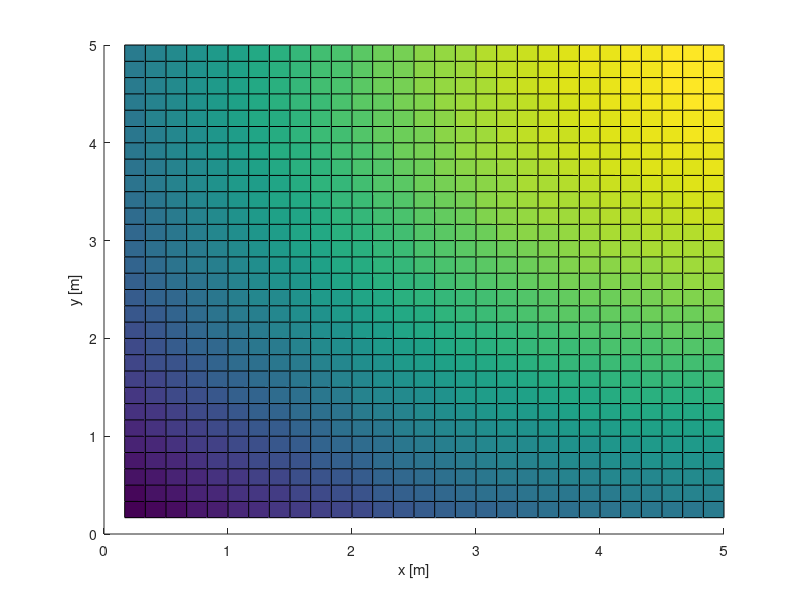

MATLAB code for this plot:
clear 
close all 

row = 4;
col = 4;
nr_node = row*col;
diff = 2.75;

% observation
X_o = [];
idx = 1;
for i = 0:row-1
    for j = 0:col-1
        X_o(idx, 1) = diff*j + 1;
        X_o(idx, 2) = (diff*(col - 1) + 1) - diff*(i);
        idx = idx + 1;
    end
end
X_o = X_o';

% Get distacne for P
target = [5 5]';
P0 = 150;
np = 4;
d0 = 0.5;
P = @(d) P0 - 10 * np * log(d / d0) + 5 * randn(1,1);
distance = @(x1, x2) sqrt((x1(1,1) - x2(1,1))^2 + (x1(2,1) - x2(2,1))^2);

for i = 1:length(X_o)
    Y_o(:, i) = P(distance(X_o(:, i), target));
end
Y_o = Y_o'; % make it column matrix

% prediction_x
grid_size = 30;
[x1 x2] = meshgrid(1:grid_size, 1:grid_size);
prediction_x = [x1(:)'; x2(:)']./6;

% variables
sigma_n = 0.5;
sigma_f = 1.1251;
l = 6.5; 

% kernel function 
error_function = @(x1, x2) sigma_n^2 * (sum(x1 == x2) == length(x1));
kernel_function = @(x1, x2) sigma_f^2 * exp((x1-x2)' * (x1-x2) / (-2 * l^2));
kernel = @(x1, x2) kernel_function(x1, x2) + error_function(x1, x2);

% Kd
Kd = zeros(size(X_o, 2), size(X_o, 2)); 
for i = 1:size(X_o,2)
    for j = i:size(X_o,2)
        Kd(i, j) = kernel(X_o(:, i), X_o(:, j));
    end
end
Kd = Kd + triu(Kd, 1)';

% Kp
Kp = zeros(size(prediction_x, 2), size(prediction_x, 2));
for i = 1:size(prediction_x, 2)
    for j = i:size(prediction_x, 2)
        Kp(i, j) = kernel_function(prediction_x(:, i), prediction_x(:, j));
    end
end
Kp = Kp + triu(Kp, 1)';

% Kpd
Kpd = zeros(size(prediction_x, 2), size(X_o, 2));
for i = 1:size(prediction_x, 2)
    for j = 1:size(X_o, 2)
        Kpd(i, j) = kernel_function(prediction_x(:, i), X_o(:, j));
    end
end
    

% mean & covariance
mu = Kpd / Kd * Y_o; % mean ~ 0 
% u = (Kpd / Kd * Y_o);
cov = 1.96 * sqrt(diag(Kp - Kpd/Kd * Kpd')); 
mu_grid = reshape(mu, grid_size, grid_size); 
    


figure()
hold on;
prediction_x_grid = reshape(prediction_x(1,:),grid_size,grid_size);
prediction_y_grid = reshape(prediction_x(2,:),grid_size,grid_size);
surf(prediction_x_grid, prediction_y_grid, mu_grid);
xlabel('x [m]'); ylabel('y [m]'); zlabel('RSSI [dbm]');

coord = zeros(2,1);
[temp1,temp2] = max(mu_grid);
[amplitude,coord(2)] = max(temp1);
coord(1) = temp2(coord(2));
coord = [prediction_x_grid(coord(2),coord(1)); prediction_y_grid(coord(2),coord(1))];
% coord = coord/grid_size;
disp('maximum value'); disp(amplitude);
% disp('coordinate'); disp(coord.*grid_size);
disp('coordinate'); disp(coord);
% set(stem3(coord(2)*grid_size, coord(1)*grid_size, amplitude, 'r.'), 'MarkerSize', 30);
% set(stem3(coord(2), coord(1), amplitude, 'r.'), 'MarkerSize', 30);

% this gives a poor model, because we aren't using good parameters to model 
% the function. In order to get better parameters, we can maximize evidence 
% evidence = exp((Y_o'/Kd*Y_o+log(det(Kd))+length(Y_o)*log(2*pi))/-2);                          
% title (['this plot has evidence ' num2str(evidence)]) 
% legend('confidence bounds','mean','data points','location','SouthEast') 